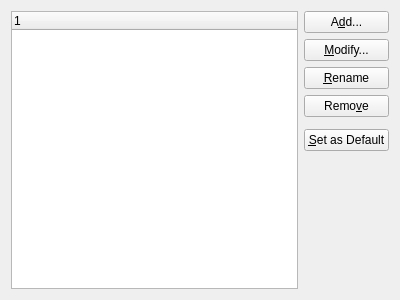
<?xml version="1.0" encoding="UTF-8"?>
<ui version="4.0">
 <class>MailTransport::TransportManagementWidget</class>
 <widget class="QWidget" name="MailTransport::TransportManagementWidget">
  <property name="geometry">
   <rect>
    <x>0</x>
    <y>0</y>
    <width>400</width>
    <height>300</height>
   </rect>
  </property>
  <layout class="QGridLayout" name="gridLayout">
   <item row="3" column="1">
    <widget class="KPushButton" name="removeButton">
     <property name="text">
      <string>Remo&amp;ve</string>
     </property>
    </widget>
   </item>
   <item row="5" column="1">
    <widget class="KPushButton" name="defaultButton">
     <property name="text">
      <string>&amp;Set as Default</string>
     </property>
    </widget>
   </item>
   <item row="0" column="0" rowspan="7">
    <widget class="TransportListView" name="transportList">
     <property name="itemsExpandable">
      <bool>false</bool>
     </property>
    </widget>
   </item>
   <item row="6" column="1">
    <spacer>
     <property name="orientation">
      <enum>Qt::Vertical</enum>
     </property>
     <property name="sizeHint" stdset="0">
      <size>
       <width>20</width>
       <height>141</height>
      </size>
     </property>
    </spacer>
   </item>
   <item row="0" column="1">
    <widget class="KPushButton" name="addButton">
     <property name="text">
      <string>A&amp;dd...</string>
     </property>
    </widget>
   </item>
   <item row="2" column="1">
    <widget class="KPushButton" name="renameButton">
     <property name="text">
      <string>&amp;Rename</string>
     </property>
    </widget>
   </item>
   <item row="1" column="1">
    <widget class="KPushButton" name="editButton">
     <property name="text">
      <string>&amp;Modify...</string>
     </property>
    </widget>
   </item>
   <item row="4" column="1">
    <widget class="KSeparator" name="kseparator"/>
   </item>
  </layout>
 </widget>
 <customwidgets>
  <customwidget>
   <class>KSeparator</class>
   <extends>QFrame</extends>
   <header>kseparator.h</header>
  </customwidget>
  <customwidget>
   <class>KPushButton</class>
   <extends>QPushButton</extends>
   <header>kpushbutton.h</header>
  </customwidget>
  <customwidget>
   <class>TransportListView</class>
   <extends>QTreeWidget</extends>
   <header location="global">transportlistview.h</header>
  </customwidget>
 </customwidgets>
 <tabstops>
  <tabstop>transportList</tabstop>
  <tabstop>addButton</tabstop>
  <tabstop>editButton</tabstop>
  <tabstop>renameButton</tabstop>
  <tabstop>removeButton</tabstop>
  <tabstop>defaultButton</tabstop>
 </tabstops>
 <resources/>
 <connections/>
</ui>
